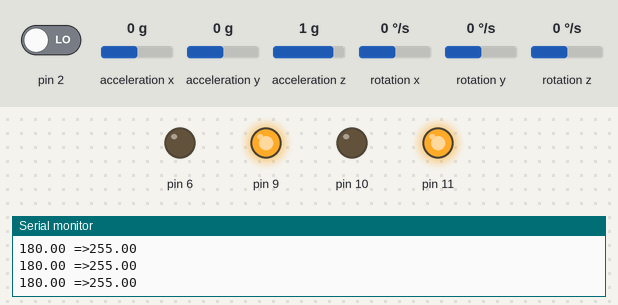
The sketch below on a simulated Arduino Uno, built with avr-gcc and run on an emulated ATmega328P. On the bench: output pins drawn as LEDs (lit = HIGH), the last lines printed to the serial monitor. The test bench sets the inputs (shaded band); at power-on: acceleration x 0 g, acceleration y 0 g, acceleration z 1 g, pin 2 LOW, rotation x 0 °/s, rotation y 0 °/s, rotation z 0 °/s. The sensor or clock chip raises its interrupt line as the real part does.

Above: at 1.7 s.
1.8 s: acceleration x set to -0.4 g
3.3 s: acceleration x set to -0.7 g
At 4.2 s:
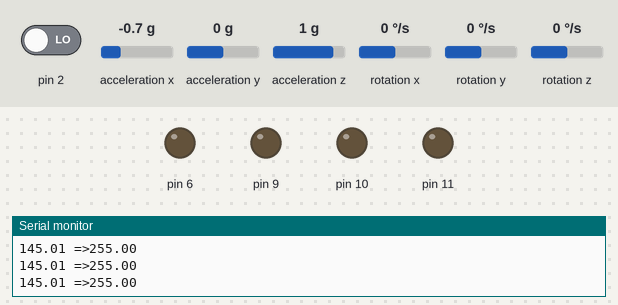
4.8 s: acceleration y set to -0.8 g
6.3 s: acceleration y set to -1.1 g
At 6.8 s:
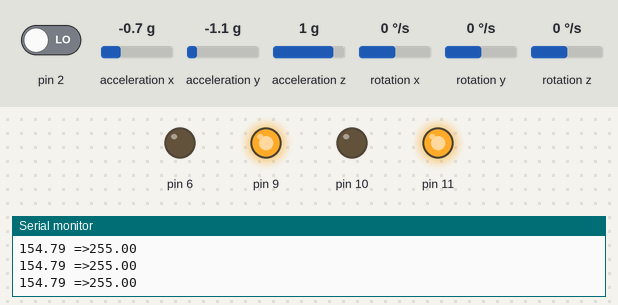
7.8 s: acceleration x set to 0.1 g
At 8.27 s:
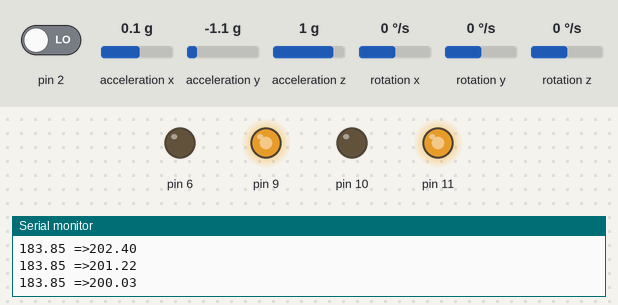
10.8 s: acceleration z set to -1.4 g
At 11.55 s:
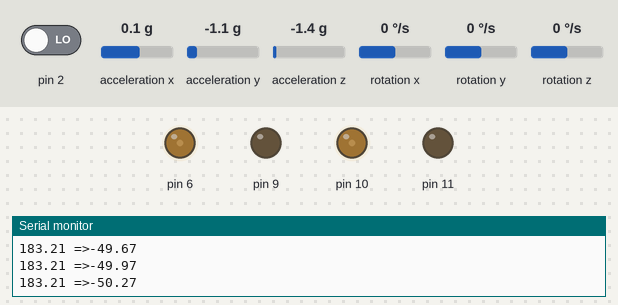
Timing chart, 0 to 19.0 s (numbered marks = the images above; inputs shaded):
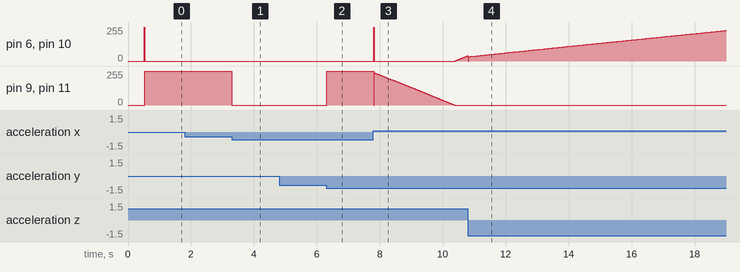

Measured:
- the behaviour switches between -0.5 and -0.6 g on acceleration x (found by bisection; images 0 and 1)
- the behaviour switches between -0.9 and -1 g on acceleration y (found by bisection; images 1 and 2)
- after the input at 3.3 s, pin 9, pin 11: 255/255 → 0/255 at once
- after the input at 6.3 s, pin 9, pin 11: 0/255 → 255/255 at once

The sketch:

self-balancing-robot.ino
```cpp
#include "I2Cdev.h"
#include <PID_v1.h>
#include "MPU6050_6Axis_MotionApps20.h"

MPU6050 mpu;

// MPU control/status vars
bool dmpReady = false;  // set true if DMP init was successful
uint16_t packetSize;    // expected DMP packet size (default is 42 bytes)
uint16_t fifoCount;     // count of all bytes currently in FIFO


constexpr double setpoint = 183;
constexpr double Kp = 13;
constexpr double Kd = 0.5;
constexpr double Ki = 140;
constexpr int motor_output = 255;
constexpr double balance_band = 60;


double input, output;
PID pid(&input, &output, &setpoint, Kp, Ki, Kd, DIRECT);


volatile bool mpuInterrupt = false;     // indicates whether MPU interrupt pin has gone high
void dmpDataReady()
{
    mpuInterrupt = true;
}

void setup() {
  Serial.begin(115200);

  // initialize device
    Serial.println("Initializing I2C devices...");
    mpu.initialize();

     // verify connection
    Serial.println("Testing device connections...");
    Serial.println( mpu.testConnection()
                  ? "MPU6050 connection successful"
                  : "MPU6050 connection failed"
                  );

    // load and configure the DMP
    uint8_t devStatus = mpu.dmpInitialize();


    // supply your own gyro offsets here, scaled for min sensitivity
    mpu.setXGyroOffset(79);
    mpu.setYGyroOffset(58);
    mpu.setZGyroOffset(-35);
    mpu.setZAccelOffset(1485);

      // make sure it worked (returns 0 if so)
    if (devStatus == 0)
    {
        // turn on the DMP, now that it's ready
        Serial.println("Enabling DMP...");
        mpu.setDMPEnabled(true);

        // enable Arduino interrupt detection
        Serial.println("Enabling interrupt detection (Arduino external interrupt 0)...");
        attachInterrupt(0, dmpDataReady, RISING);
        mpu.getIntStatus();

        // set our DMP Ready flag so the main loop() function knows it's okay to use it
        Serial.println("DMP ready! Waiting for first interrupt...");
        dmpReady = true;

        // get expected DMP packet size for later comparison
        packetSize = mpu.dmpGetFIFOPacketSize();

        //setup PID
        pid.SetMode(AUTOMATIC);
        pid.SetSampleTime(10);
        pid.SetOutputLimits(-motor_output, motor_output);
    }
    else
    {
        // ERROR!
        // 1 = initial memory load failed
        // 2 = DMP configuration updates failed
        // (if it's going to break, usually the code will be 1)
        Serial.print("DMP Initialization failed (code ");
        Serial.print(devStatus);
        Serial.println(")");
    }

    // Initialise the Motor output pins
    pinMode (6, OUTPUT);
    analogWrite(6,LOW);
    pinMode (9, OUTPUT);
    analogWrite(9,LOW);
    pinMode (10, OUTPUT);
    analogWrite(10,LOW);
    pinMode (11, OUTPUT);
    analogWrite(11,LOW);
}

void loop() {
    // if programming failed, don't try to do anything
    if (!dmpReady) return;

    // wait for MPU interrupt or extra packet(s) available
    while (!mpuInterrupt && fifoCount < packetSize)
    {
        // no mpu data - performing PID calculations and output to motors
        pid.Compute();
        Serial.print(input);
        Serial.print(" =>");
        Serial.println(output);

        constexpr double half_band_width = balance_band / 2
                       , band_low        = setpoint - half_band_width
                       , band_high       = setpoint + half_band_width;
        if (input >= band_low && input <= band_high) {
          if      (output>0) Forward();
          else if (output<0) Reverse();
        } else Stop();

    }

    // reset interrupt flag and get INT_STATUS byte
    mpuInterrupt = false;
    uint8_t mpuIntStatus = mpu.getIntStatus();

    // get current FIFO count
    fifoCount = mpu.getFIFOCount();

    // check for overflow (this should never happen unless our code is too inefficient)
    if ((mpuIntStatus & 0x10) || fifoCount == 1024)
    {
        // reset so we can continue cleanly
        mpu.resetFIFO();
        Serial.println("FIFO overflow!");

    // otherwise, check for DMP data ready interrupt (this should happen frequently)
    }
    else if (mpuIntStatus & 0x02)
    {
        // wait for correct available data length, should be a VERY short wait
        while (fifoCount < packetSize) fifoCount = mpu.getFIFOCount();

        // read a packet from FIFO
        uint8_t fifoBuffer[64];
        mpu.getFIFOBytes(fifoBuffer, packetSize);

        // track FIFO count here in case there is > 1 packet available
        // (this lets us immediately read more without waiting for an interrupt)
        fifoCount -= packetSize;

        // orientation/motion vars
        Quaternion q;           // [w, x, y, z]
        VectorFloat gravity;    // [x, y, z]
        float ypr[3];           // [yaw, pitch, roll]

        mpu.dmpGetQuaternion(&q, fifoBuffer); //get value for q
        mpu.dmpGetGravity(&gravity, &q); //get value for gravity
        mpu.dmpGetYawPitchRoll(ypr, &q, &gravity); //get value for ypr

        input = ypr[1] * 180/M_PI + 180;

   }
}

void Reverse() {
    analogWrite(6,output * -1);
    analogWrite(9,0);
    analogWrite(10,output * -1);
    analogWrite(11,0);
}

void Forward() {
    analogWrite(6,0);
    analogWrite(9,output);
    analogWrite(10,0);
    analogWrite(11,output);
}

void Stop() {
    analogWrite(6,0);
    analogWrite(9,0);
    analogWrite(10,0);
    analogWrite(11,0);
}
```
